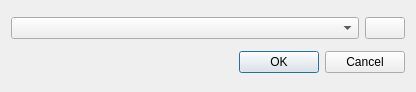
<ui version="4.0" >
 <class>Dialog</class>
 <widget class="QDialog" name="Dialog" >
  <property name="geometry" >
   <rect>
    <x>0</x>
    <y>0</y>
    <width>416</width>
    <height>92</height>
   </rect>
  </property>
  <property name="windowTitle" >
   <string>Bluetooth chooser</string>
  </property>
  <property name="windowIcon" >
   <iconset resource="icons.qrc" >
    <normaloff>:/icons/papywizard.png</normaloff>:/icons/papywizard.png</iconset>
  </property>
  <property name="modal" >
   <bool>true</bool>
  </property>
  <layout class="QVBoxLayout" name="verticalLayout" >
   <item>
    <layout class="QHBoxLayout" name="horizontalLayout" >
     <item>
      <widget class="QComboBox" name="bluetoothAddressComboBox" />
     </item>
     <item>
      <widget class="QPushButton" name="refreshPushButton" >
       <property name="sizePolicy" >
        <sizepolicy vsizetype="Fixed" hsizetype="Fixed" >
         <horstretch>0</horstretch>
         <verstretch>0</verstretch>
        </sizepolicy>
       </property>
       <property name="text" >
        <string/>
       </property>
       <property name="icon" >
        <iconset>
         <normaloff>../../../../../../../usr/share/icons/default.kde/22x22/actions/reload.png</normaloff>../../../../../../../usr/share/icons/default.kde/22x22/actions/reload.png</iconset>
       </property>
      </widget>
     </item>
    </layout>
   </item>
   <item>
    <widget class="QDialogButtonBox" name="buttonBox" >
     <property name="orientation" >
      <enum>Qt::Horizontal</enum>
     </property>
     <property name="standardButtons" >
      <set>QDialogButtonBox::Cancel|QDialogButtonBox::Ok</set>
     </property>
    </widget>
   </item>
  </layout>
 </widget>
 <resources>
  <include location="icons.qrc" />
 </resources>
 <connections>
  <connection>
   <sender>buttonBox</sender>
   <signal>accepted()</signal>
   <receiver>Dialog</receiver>
   <slot>accept()</slot>
   <hints>
    <hint type="sourcelabel" >
     <x>248</x>
     <y>254</y>
    </hint>
    <hint type="destinationlabel" >
     <x>157</x>
     <y>274</y>
    </hint>
   </hints>
  </connection>
  <connection>
   <sender>buttonBox</sender>
   <signal>rejected()</signal>
   <receiver>Dialog</receiver>
   <slot>reject()</slot>
   <hints>
    <hint type="sourcelabel" >
     <x>316</x>
     <y>260</y>
    </hint>
    <hint type="destinationlabel" >
     <x>286</x>
     <y>274</y>
    </hint>
   </hints>
  </connection>
 </connections>
</ui>
